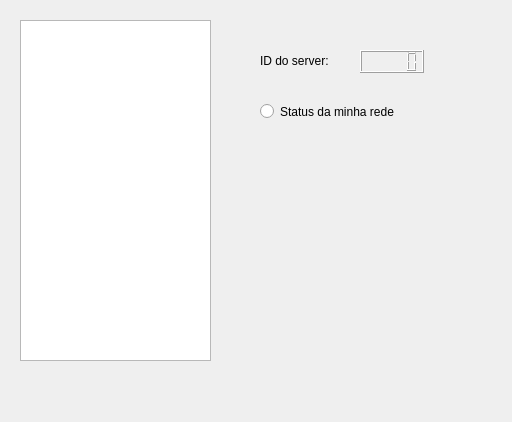
<?xml version="1.0" encoding="UTF-8"?>
<ui version="4.0">
 <class>Form</class>
 <widget class="QWidget" name="Form">
  <property name="geometry">
   <rect>
    <x>0</x>
    <y>0</y>
    <width>512</width>
    <height>422</height>
   </rect>
  </property>
  <property name="windowTitle">
   <string>Form</string>
  </property>
  <property name="autoFillBackground">
   <bool>false</bool>
  </property>
  <widget class="ListaPeers" name="tableWidget">
   <property name="geometry">
    <rect>
     <x>20</x>
     <y>20</y>
     <width>191</width>
     <height>341</height>
    </rect>
   </property>
  </widget>
  <widget class="QLabel" name="label">
   <property name="geometry">
    <rect>
     <x>260</x>
     <y>50</y>
     <width>91</width>
     <height>21</height>
    </rect>
   </property>
   <property name="text">
    <string>ID do server:</string>
   </property>
  </widget>
  <widget class="QLCDNumber" name="lcdNumber">
   <property name="geometry">
    <rect>
     <x>360</x>
     <y>50</y>
     <width>64</width>
     <height>23</height>
    </rect>
   </property>
  </widget>
  <widget class="QRadioButton" name="radioButton">
   <property name="geometry">
    <rect>
     <x>260</x>
     <y>100</y>
     <width>181</width>
     <height>23</height>
    </rect>
   </property>
   <property name="styleSheet">
    <string notr="true"/>
   </property>
   <property name="text">
    <string>Status da minha rede</string>
   </property>
  </widget>
 </widget>
 <customwidgets>
  <customwidget>
   <class>ListaPeers</class>
   <extends>QTableWidget</extends>
   <header>../listapeer/listapeerwidget.h</header>
  </customwidget>
 </customwidgets>
 <resources/>
 <connections/>
</ui>
